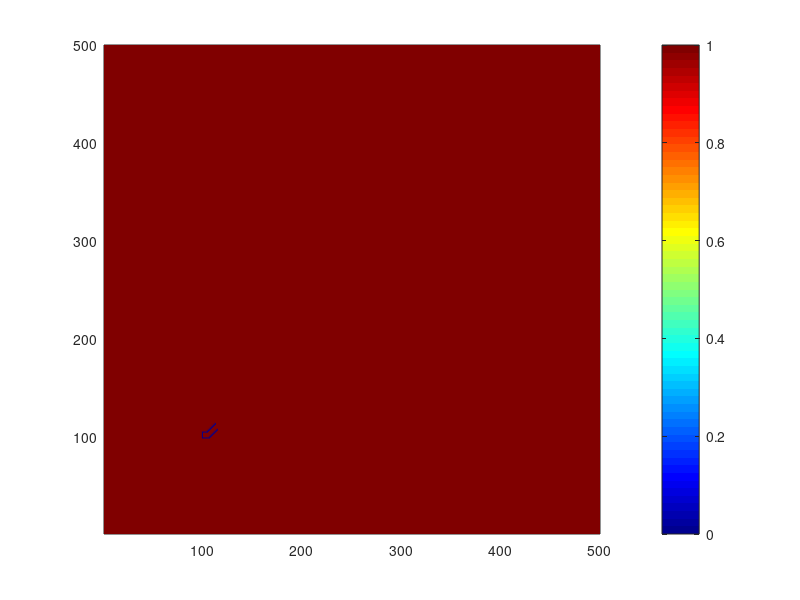

MATLAB code for this plot:
close all; clear; clc;

xdim = 500;
ydim = 500;
pane = ones(xdim, ydim);

BoxLeftSide = zeros(5,1);
BoxTop = zeros(1,6);
BoxBottom = zeros(1,8);
TopStep = ones(9,9);
TopDiag = ones(11,4);

for i = 1:1:9
    if (i > 1)
        TopStep(i,i) = 0;
        TopStep(i-1,i) = 0;
    else
        TopStep(i,i) = 0;
    end
end
BottomStep = TopStep;

for j = 1:1:4
    if (j > 1)
        TopDiag(j:j+3,j) = 0;
    else
        TopDiag(j,j) = 0;
        TopDiag(j+1,j) = 0;
    end
end
BottomDiag = TopDiag;

pane(xdim-400:1:(xdim-400)+4,ydim-400) = BoxLeftSide;
pane((xdim-400)-1,(ydim-400):(ydim-400)+7) = BoxBottom;
pane((xdim-400)+5,(ydim-400):(ydim-400)+5) = BoxTop;
pane((xdim-400)+6:(xdim-400)+14,(ydim-400)+5:(ydim-400)+13) = TopStep;
pane((xdim-400):(xdim-400)+8,(ydim-400)+7:(ydim-400)+15) = pane((xdim-400):(xdim-400)+8,(ydim-400)+7:(ydim-400)+15).*BottomStep;
%pane((xdim-400)+15:(xdim-400)+25,(ydim-400)+13:(ydim-400)+16) = TopDiag;


colormap('jet');
pcolor(pane);
shading interp
colorbar